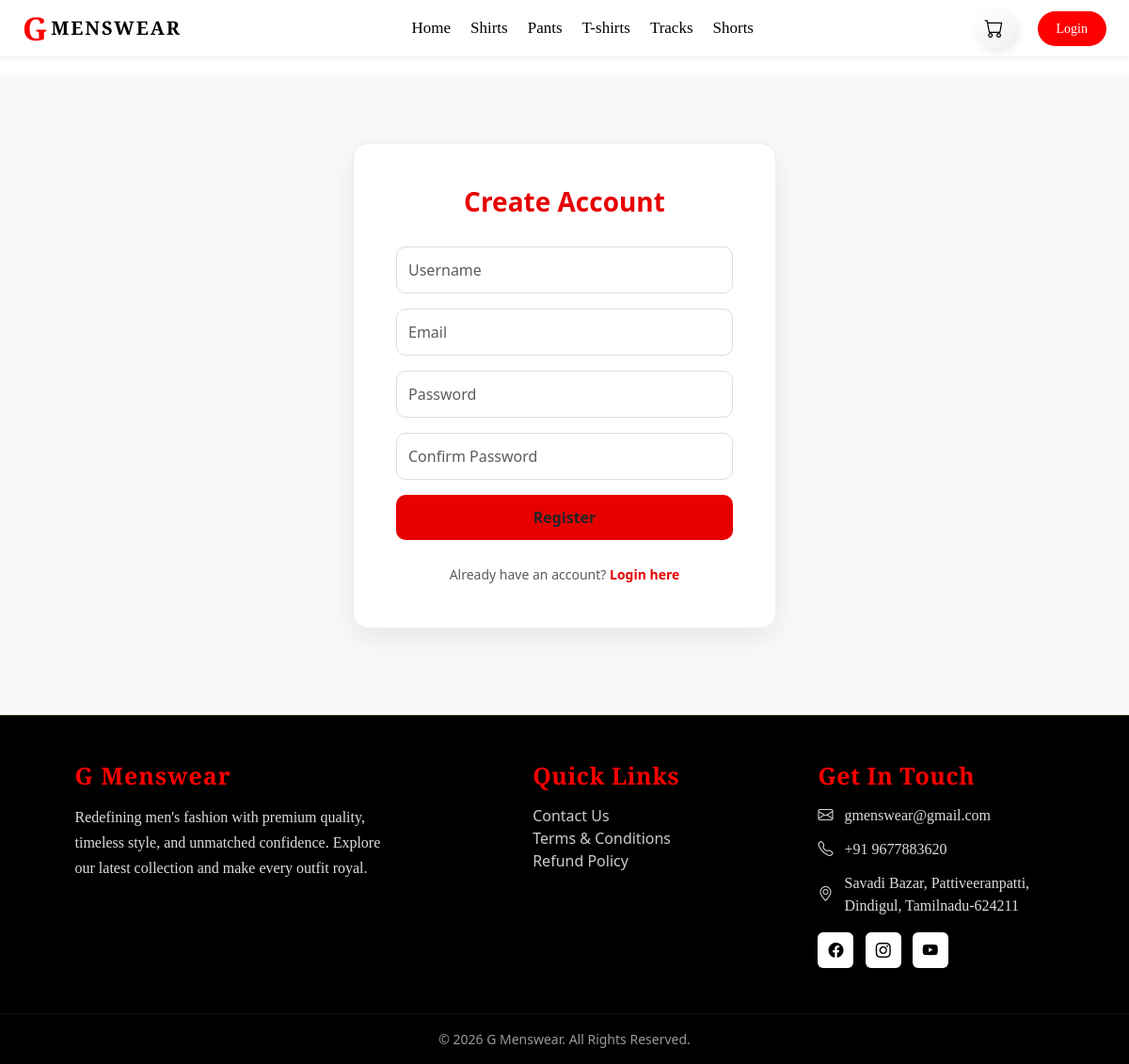
Page /accounts/register/ on the committed database.
### category/models.py (models this page shows, shortened)
class Category(models.Model):
  category_name = models.CharField(max_length=100)
  slug = models.SlugField(unique=True, max_length=150, blank=True)
  image = models.ImageField(upload_to=getFileName, blank=True, null=True)  # ✅ Use function directly
  status = models.BooleanField(default=False)
  show_in_navbar = models.BooleanField(default=True)
  created_at = models.DateTimeField(auto_now_add=True)
  class Meta:
    verbose_name = 'category'
    verbose_name_plural = 'categories'

### accounts/views.py (the view, shortened to what this page needs)
# urls.py: path("register/", views.register, name="register"),
def register(request):
    return render(request, 'accounts/register.html')

### cart/context_processors.py (called while the page is built)
def cart_count(request):
    if request.user.is_authenticated:
        from .models import CartItem
        count = CartItem.objects.filter(cart__user=request.user).count()
    else:
        count = 0
    return {'cart_count': count}

### category/context_processors.py (called while the page is built)
def menu_categories(request):
    return {
        "menu_categories": Category.objects.filter(show_in_navbar=True)
    }

### templates/accounts/register.html (shortened to what this page needs)
{% extends "base.html" %}
{% load static %}
{% block content %}
<div class="register-section">
    <div class="register-card">
        <h3 class="register-title">Create Account</h3>
        <form method="POST">
            <div class="mb-3">
                <input type="text" name="username" class="form-control" placeholder="Username" required>
            </div>
            <div class="mb-3">
                <input type="email" name="email" class="form-control" placeholder="Email" required>
            </div>
            <div class="mb-3">
                <input type="password" name="password" class="form-control" placeholder="Password" required>
            </div>
            <div class="mb-3">
                <input type="password" name="confirm_password" class="form-control" placeholder="Confirm Password"
                    required>
            </div>
            <button type="submit" class="btn register-btn w-100">
                Register
            </button>
        </form>
        <div class="text-center mt-4 login-link">
            <small class="text-muted">
                Already have an account?
                <a href="{% url 'login' %}">Login here</a>
            </small>
        </div>
    </div>
</div>
{% endblock %}

### templates/includes/navbar.html (shortened to what this page needs)
{% load static %}
{% block content %}
<nav class="navbar navbar-expand-lg navbar-light fixed-top bg-white shadow-sm">
  <div class="container-fluid">
    <a class="navbar-brand brand-text" href="{% url 'home' %}">
      <span class="brand-g">G</span>
      <span class="brand-name">MENSWEAR</span>
    </a>
    <div class="collapse navbar-collapse d-none d-lg-flex">
      <ul class="navbar-nav mx-auto">
        <li class="nav-item">
          <a class="nav-link" href="{% url 'home' %}">Home</a>
        </li>
        {% for cat in menu_categories %}
        <li class="nav-item">
          <a class="nav-link" href="{% url 'category_products' cat.slug %}">
            {{ cat.category_name }}
          </a>
        </li>
        {% endfor %}
      </ul>
      <div class="d-flex align-items-center gap-4">
        <a href="{% url 'cart' %}" class="icon-btn position-relative">
          <i class="bi bi-cart"></i>
        </a>
        {% if user.is_authenticated %}
        <div class="d-flex align-items-center gap-3">
          <div class="profile-badge d-flex align-items-center gap-2 px-3 py-1">
            <div class="profile-avatar">
              {{ user.first_name|default:user.username|slice:":1"|upper }}
            </div>
            <span class="profile-name">
              {{ user.first_name|default:user.username }}
            </span>
          </div>
          <form method="POST" action="{% url 'logout' %}" class="m-0">
            {% csrf_token %}
            <button class="logout-btn  btn-sm">Logout</button>
          </form>
        </div>
        {% else %}
        <a href="{% url 'login' %}" class="login-button">Login</a>
        {% endif %}
      </div>
    </div>
  </div>
</nav>
{% endblock content %}

### static/css/style.css (style rules this page uses)
body { padding-top: 0 !important; }
.navbar { height: 60px; padding: 0 12px; margin-bottom: 0 !important; display: flex; align-items: center; background: #fff; padding-top: env(safe-area-inset-top); }
.navbar .container-fluid { display: flex; align-items: center; justify-content: space-between; }
.navbar-brand { display: flex; align-items: center; height: 60px; padding: 0; text-decoration: none; }
.brand-text { display: flex; align-items: center; }
.brand-g { color: #ff0000; font-family: 'Cinzel', serif; font-size: 34px; font-weight: 900; margin-right: 4px; line-height: 1; }
.brand-name { color: #000; font-family: 'Cinzel Decorative', serif; font-weight: 700; letter-spacing: 2px; line-height: 1; }
.icon-btn { position: relative; display: flex; align-items: center; justify-content: center; width: 44px; height: 44px; border-radius: 50%; background: linear-gradient(145deg, #ffffff, #f1f1f1); box-shadow: 4px 4px 10px rgba(0,0,0,0.08), -4px -4px 10px rgba(255,255,255,0.9); color: #000; text-decoration: none; transition: all 0.25s ease; }
.icon-btn i { font-size: 1.25rem; }
.navbar-nav .nav-link { font-family: Georgia; font-size: 17px; font-weight: 500; color: #000; padding: 8px 12px; position: relative; margin-right: 5px; }
.navbar-nav .nav-link::after { content: ""; position: absolute; bottom: 0; left: 50%; transform: translateX(-50%); width: 0; height: 2px; background: #ff2e2e; transition: width 0.3s ease; }
.login-button { background: #ff0000; font-family: 'Trebuchet MS'; color: #fff; font-size: 14px; padding: 8px 20px; border-radius: 50px; text-decoration: none; transition: 0.3s ease; }

### templates/accounts/register.html (style rules this page uses)
.register-section { min-height: 85vh; display: flex; align-items: center; justify-content: center; background: #f8f9fa; }
.register-card { background: #ffffff; margin-bottom: 20px; padding: 45px; border-radius: 16px; width: 100%; max-width: 450px; box-shadow: 0 10px 30px rgba(0, 0, 0, 0.08); border: 1px solid #eee; }
.register-title { text-align: center; font-weight: 700; color: #e60000; margin-bottom: 30px; }
.form-control { border-radius: 10px; padding: 12px; border: 1px solid #ddd; transition: 0.3s; }
.register-btn { background: #e60000; border: none; padding: 12px; border-radius: 10px; font-weight: 600; transition: 0.3s; }
.login-link a { color: #e60000; font-weight: 600; text-decoration: none; }

### rows in the picture
Category: category_name "Shirts"
Category: category_name "Pants"
Category: category_name "T-shirts"
Category: category_name "Tracks"
Category: category_name "Shorts"
